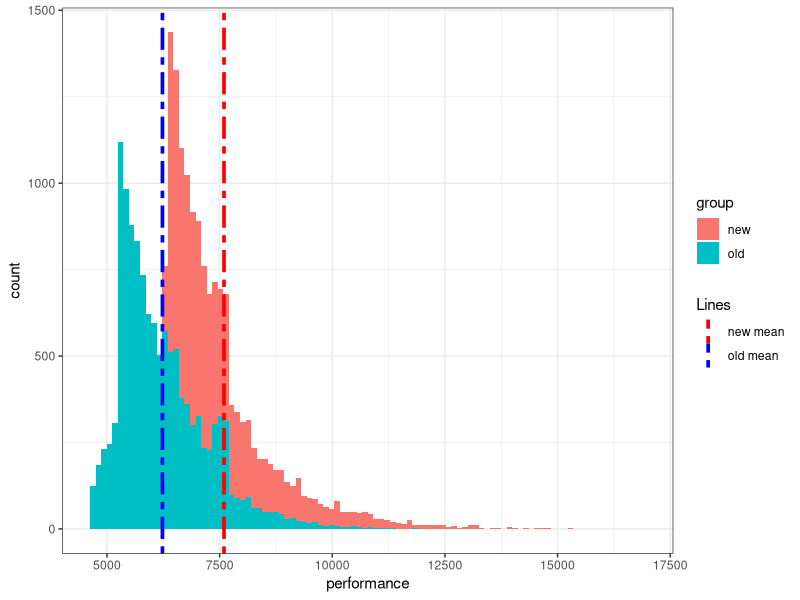
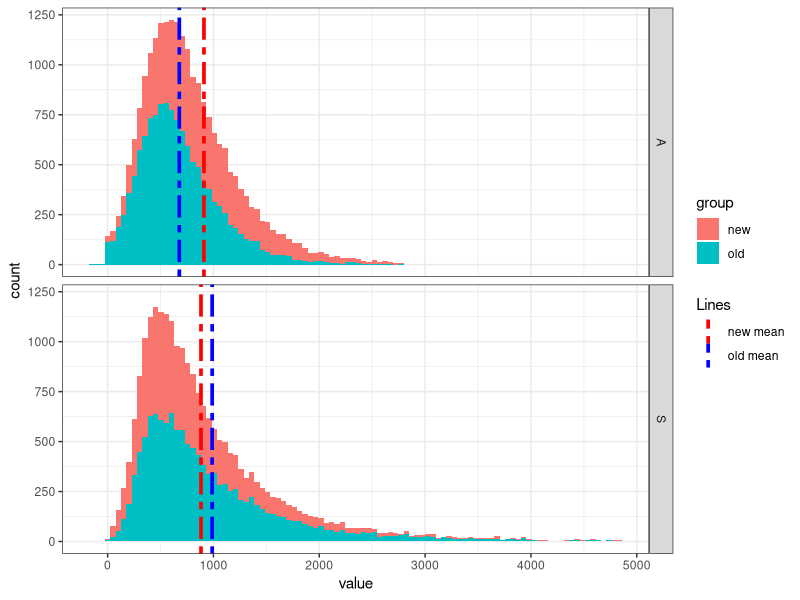
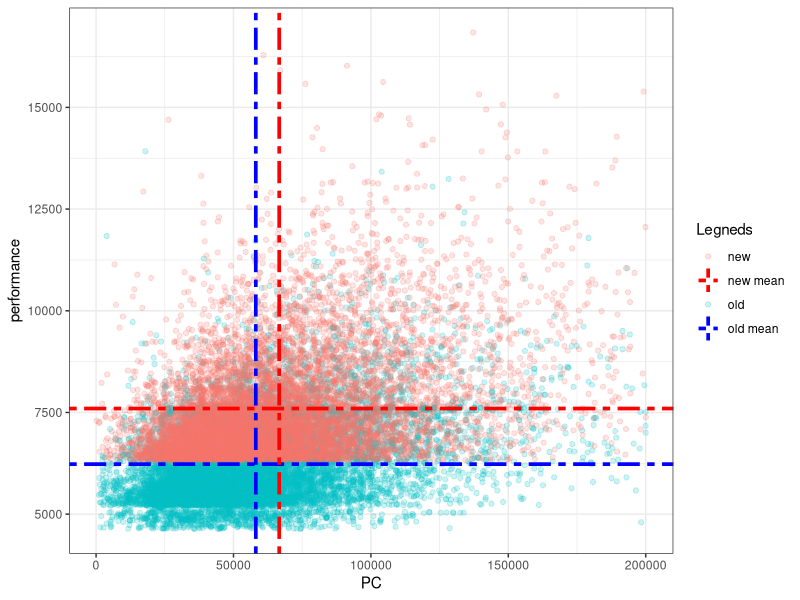
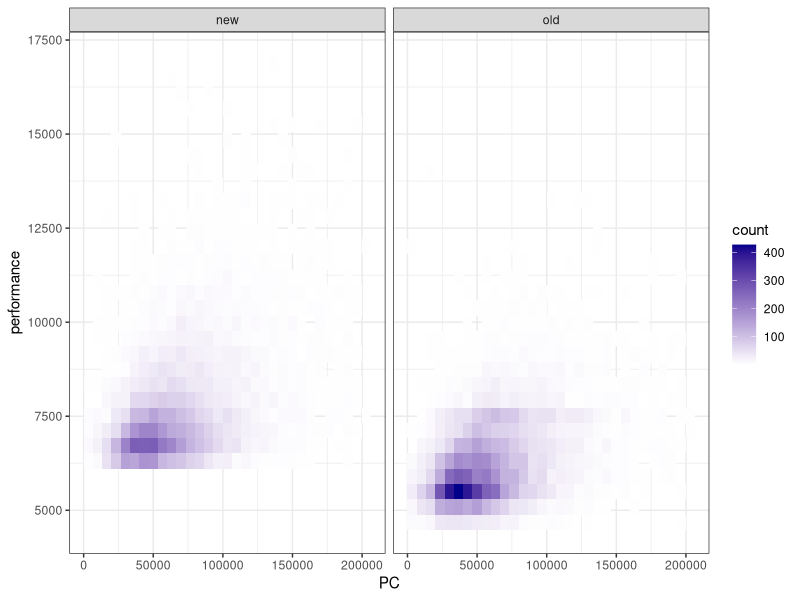
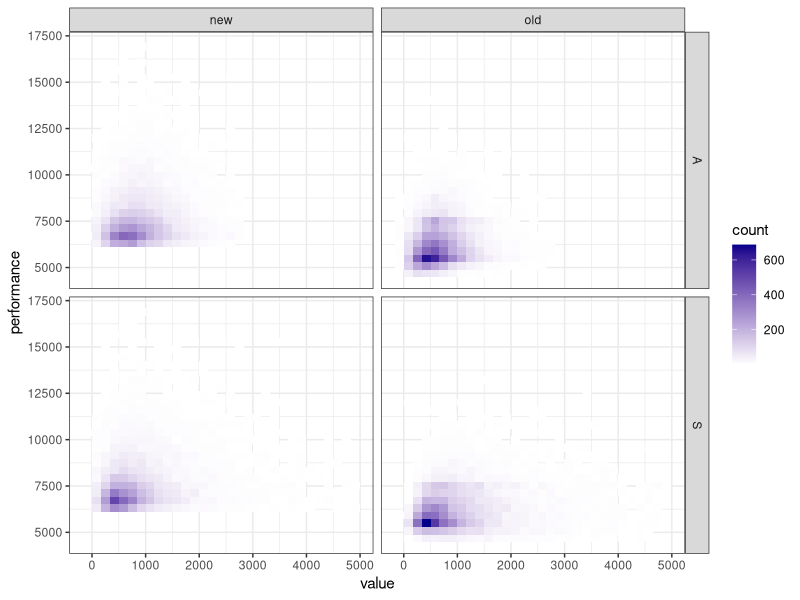
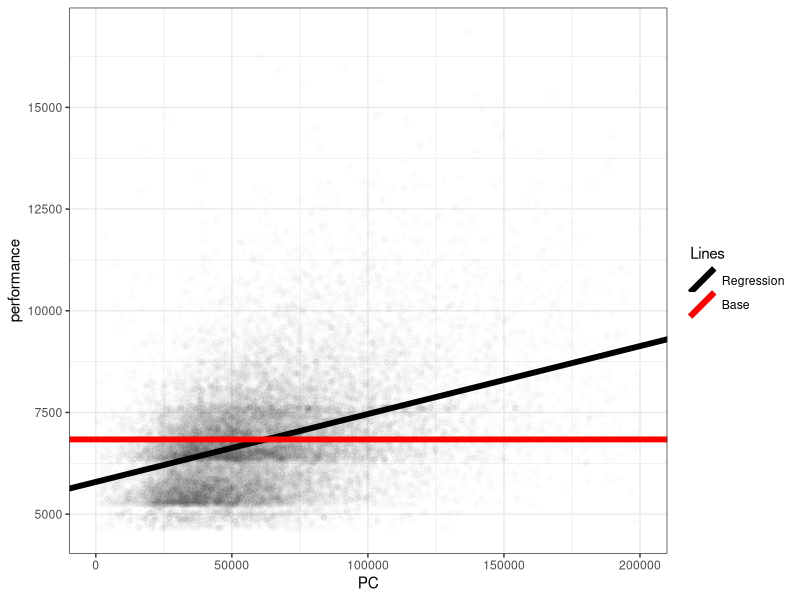
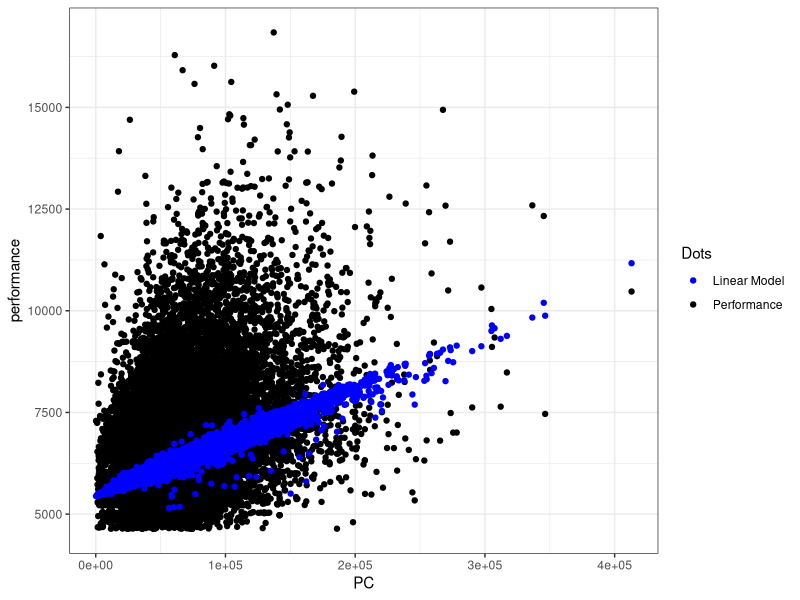
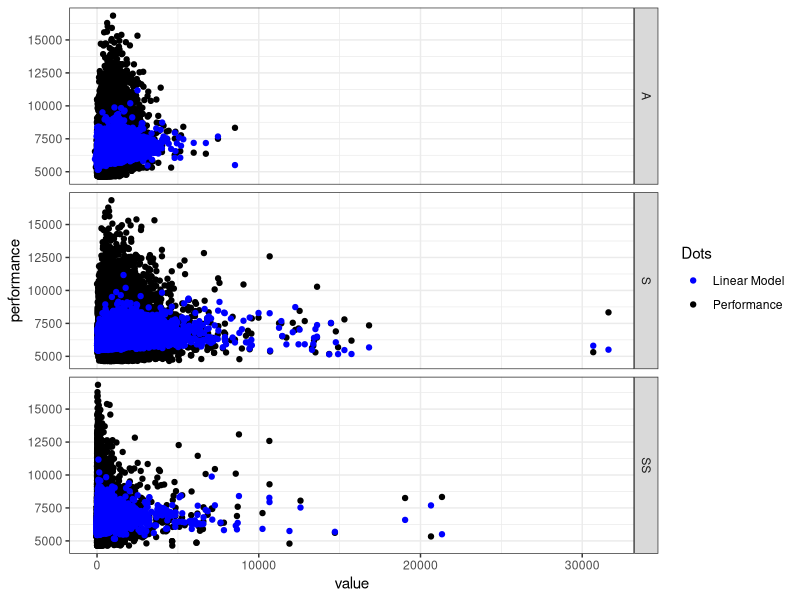

These figures' R source, in order:
library(readr)
library(dplyr) # ignore the warning
library(tidyr)
library(ggplot2)

lables <- c("name","accuracy","PC","performance","SS","S","A")

Player1 <- read_csv("../Python code/new_player_data_old.csv",col_names = lables) %>%
  select(performance,PC,accuracy,SS,S,A) %>% # I don't need player names for this analysis. 
  mutate(group = "old")

lables2 <- c("name","performance","accuracy","PC","SS","S","A")

Player2 <- read_csv("../Python code/new_player_data.csv",col_names = lables2) %>%
  select(performance,PC,accuracy,SS,S,A) %>% # I don't need player names for this analysis. 
  mutate(group = "new")

Player <- rbind(Player1,Player2)


# for some reason Player isn't sorted by performance yet. 


# function to help with repeated code
is_in_range <- function(obj) {
  between(obj,mean(obj)-4*sd(obj),mean(obj)+4*sd(obj))
}
filtered_data <- Player %>%
  filter(
    is_in_range(PC),
    is_in_range(S),
    is_in_range(A),
    is_in_range(SS)
  ) 

#useful for some plotting
filtered_data_means <-filtered_data %>%
  group_by(group) %>%
  summarise(mean_pf = mean(performance),
            mean_pc = mean(PC),
            mean_s = mean(S),
            mean_a = mean(A),
            mean_ss = mean(SS)) %>%
  mutate(
    group = ifelse(group == 'new','new mean','old mean')
  )

#View(filtered_data_means)

#basic histogram. (Good). We have the mean lines included to see the differences in old and new data. 
ggplot(data = filtered_data) + 
  geom_histogram(mapping = aes(x= performance, fill = group), bins = 100) +
  geom_vline(data = filtered_data_means, mapping = aes(xintercept = mean_pf[1], color = 'new mean'), size = 1.25, linetype="twodash") +
  geom_vline(data = filtered_data_means, mapping = aes(xintercept = mean_pf[2], color = 'old mean'), size = 1.25, linetype="twodash") +
  scale_colour_manual('Lines',values = c("red","blue")) +
  theme_bw()


# mutating tibble filtered_data_means for the upcoming graph. For faceting purposes
filtered_data_means_2 <- filtered_data_means %>%
  gather(key = key, value = value, mean_s, mean_a) %>%
  mutate(key = ifelse(key == "mean_s","S","A")) 

#(Very good) Faceted differences between past and new data (S and A comparisons only)
fac_histo <- filtered_data %>%
  gather(key = key, value = value, -performance, -PC, -accuracy, -group, -SS) %>%
  ggplot() +
  geom_histogram(mapping = aes(x = value, fill = group), bins = 100) +
  geom_vline(data = filtered_data_means_2, mapping = aes(xintercept = value, color = group), size = 1.25, linetype="twodash") +
  scale_colour_manual('Lines',values = c("red","blue")) +
  theme_bw()

fac_histo + facet_grid(key ~ .)



# PC vs performance (NOT GOOD). Poor visualizations, scatter plot
ggplot(data = filtered_data) +
  geom_point(mapping = aes(x = PC, y = performance, color = group),alpha = 1/5) +
  geom_hline(data = filtered_data_means, mapping = aes(yintercept = mean_pf[1], color = 'new mean'), size = 1.25, linetype="twodash") +
  geom_hline(data = filtered_data_means, mapping = aes(yintercept = mean_pf[2], color = 'old mean'), size = 1.25, linetype="twodash") +
  geom_vline(data = filtered_data_means, mapping = aes(xintercept = mean_pc[1], color = 'new mean'), size = 1.25, linetype="twodash") +
  geom_vline(data = filtered_data_means, mapping = aes(xintercept = mean_pc[2], color = 'old mean'), size = 1.25, linetype="twodash") +
  scale_colour_manual('Legneds',values = c("#F8766D","red", "#00BFC4", "blue")) +
  theme_bw()

# (Okay enough for a plot). Interesting because faceted heat maps. 
ggplot(filtered_data) +
  geom_bin2d(aes(PC,performance)) +
  scale_fill_gradient2(high = "darkblue") +
  facet_grid(. ~ group) +
  theme_bw()

# (Questionable). I think we already pointed out how S/A differs. 
filtered_data %>%
  gather(key = key, value = value, S, A) %>%
  ggplot() +
  geom_bin2d(aes(value,performance)) +
  scale_fill_gradient2(high = "darkblue") +
  facet_grid(key ~ group) +
  theme_bw()

# performance to PC
# performance to aux
# PC to aux









matrix_filter <- cor(filtered_data %>% select(-accuracy, -group))
matrix_all <- cor(Player %>% select(-accuracy, -group))
matrix_old <- cor(Player %>% filter(group == 'old') %>% select(-accuracy, -group))
matrix_new <- cor(Player %>% filter(group == 'new') %>% select(-accuracy, -group))
row_labels <- c('all','filtered', 'new', 'old')
giga_matrix <- matrix(c(round(matrix_all[,'performance'],2),
       round(matrix_filter[,'performance'],2),
       round(matrix_new[,'performance'],2),
       round(matrix_old[,'performance'],2)),nrow = 4, byrow = TRUE)
rownames(giga_matrix) <- row_labels
colnames(giga_matrix) <- colnames(matrix_all)
giga_matrix
# There's little difference between old and new correlational values. at most a difference of 0.2
# It's super interesting that cor(performance,A) increases when we combine old and new datasets. We jump
# from an average of .13 to .245 value. Furthermore, cor(performance,S) decreases dramatically. That's so strange.
# This is probably a result of the chronological properties of the old and new data sets. There was a time where
# 10,000pp was very difficult to achieve. Now a days, beatmaps offer higher potential for performance gain. In particular,
# I recall a time where the player formerly known as hvick22 obtained a >500pp beatmap. At the time, this was an
# amzing feat. Now, the current rank 1 obtained a >1000pp in 2019. This was about 2 years after the >500p achievement. 
# Clearly, what we think is possible/obtainable is rising.

# suggest a correctional term? Or just analyze models separetly. 



## Linear Modeling =========================

model1 <- lm(performance ~ PC, filtered_data)

a_1 <- model1$coefficients['PC']
b_2 <- model1$coefficients['(Intercept)']


# (Good) If we want to have a basic linear model only using play_count as a variable, we get the graph below
ggplot(filtered_data) + 
  geom_point(aes(x = PC, y = performance), alpha = 1/80) +
  geom_abline(aes(slope = a_1, intercept = b_2, color = "black"), size = 2, show.legend = TRUE) +
  geom_abline(aes(slope = 0, intercept = mean(Player$performance), color = "red"), size = 2, show.legend = TRUE) +
  scale_colour_manual(name = c('Lines'),
                      labels = c("Regression", "Base"), 
                      values = c("black", "red")) +
  theme_bw()
# this is basically a trend line. F(PC) = 0.0167 * PC + 5792
# Discussion. The 5792 constant isn't ideal since. It acts like a lower bound where 0 is the true lower bound
# for performance. So, assuming you're in the top 10,000 ranking (i.e. performance >= 6000)



# (Excellent) other linear model with all variables using the filtered_data
model2_new <- lm(performance ~ PC + S + A + SS, data = filtered_data %>% filter(group == 'new'))
model2_old <- lm(performance ~ PC + S + A + SS, data = filtered_data %>% filter(group == 'old'))

a_new <- model2_new$coefficients['PC']
b_new <- model2_new$coefficients['S']
c_new <- model2_new$coefficients['A']
d_new <- model2_new$coefficients['SS']
e_new <- model2_new$coefficients['(Intercept)']
a_old <- model2_old$coefficients['PC']
b_old <- model2_old$coefficients['S']
c_old <- model2_old$coefficients['A']
d_old <- model2_old$coefficients['SS']
e_old <- model2_old$coefficients['(Intercept)']

# mutating Player for the following graphs.
Player <- Player %>%
  mutate(
    lm_performance_old = a_old*PC + b_old*S +c_old*A + d_old*SS + e_old,
    lm_performance_new = a_new*PC + b_new*S +c_new*A + d_new*SS + e_new
  )


# (Really Good) Like above, we compare performance and lm_performance in regards to PC. 
ggplot(Player) +
  geom_point(aes(PC,performance, color = "Performance")) +
  geom_point(aes(PC,lm_performance_old, color = "Linear Model")) +
  scale_colour_manual("Dots", values = c("blue","black")) +
  theme_bw()

# (Really Good) faceting the above:
facet_point <- Player %>%
  gather(key = key, value = value, SS,S,A) %>% # key contains (PC,A,SS,S)
  ggplot() +
  geom_point(aes(value,performance, color = "Performance")) +
  geom_point(aes(value,lm_performance_old, color = "Linear Model")) +
  theme_bw()

# Now we facet the scatter plot (contained in variable facet_points). 
facet_point + facet_grid(key ~ .) +
  scale_colour_manual("Dots", values = c("blue","black"))
